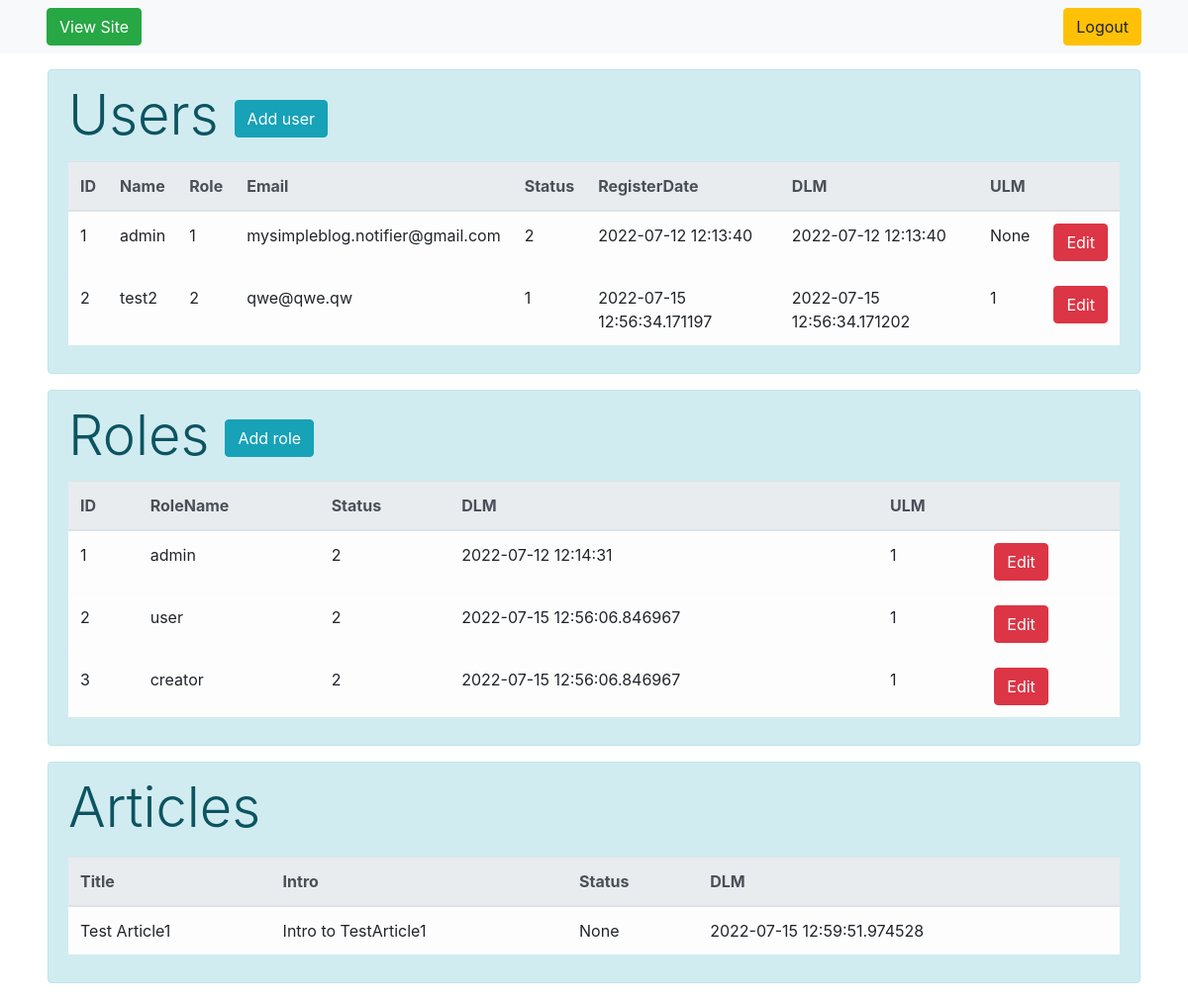
The app's page /admin/dashboard (signed in), older data.
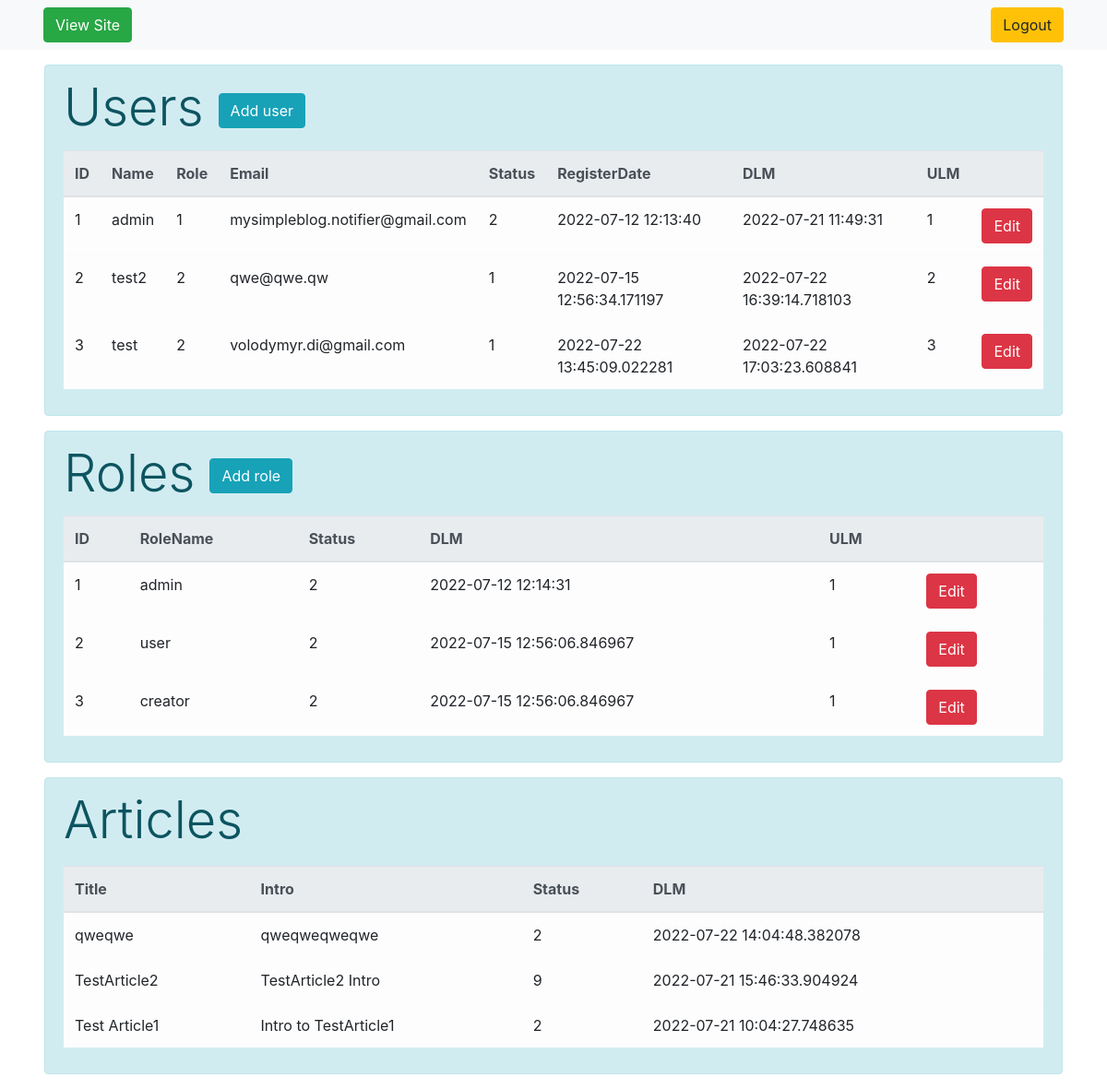
The same page, newer data.
### users/models.py (models this page shows, shortened)
class User(UserMixin, Base):
    __tablename__ = 'user'
    id = Column(Integer, primary_key=True, autoincrement=True)
    username = Column(String(100), nullable=False, unique=True)
    passwd = Column(String(254), nullable=False)
    email = Column(String(100), nullable=False, unique=True)
    status = Column(Integer, ForeignKey('status.code'), default=1)
    register_date = Column(DateTime, default=datetime.utcnow)
    dlm = Column(DateTime, default=datetime.utcnow)
    ulm = Column(Integer, ForeignKey('user.id'))
    role_id = Column(Integer, ForeignKey('userrole.id'))

class UserRole(Base):
    __tablename__ = 'userrole'
    id = Column(Integer, primary_key=True, autoincrement=True)
    rolename = Column(String(100), nullable=False, unique=True)
    ulm = Column(Integer, ForeignKey('user.id'))
    dlm = Column(DateTime, default=datetime.utcnow())
    status = Column(Integer, ForeignKey('status.code'))
    def __str__(self):
        return self.rolename

### models.py (models this page shows, shortened)
class Article(Base):
    __tablename__ = 'article'
    id = Column(Integer, primary_key=True, autoincrement=True)
    user_id = Column(Integer, ForeignKey('user.id'), nullable=False)
    title = Column(String(100), nullable=False)
    intro = Column(String(300), nullable=False)
    text = Column(Text, nullable=False)
    status = Column(Integer, ForeignKey('status.code'), nullable=False, default=1)
    dlm = Column(DateTime, default=datetime.utcnow)
    creation_date = Column(DateTime, default=datetime.utcnow)

### admin/admin.py (the view)
@admin.route('/dashboard', methods=['POST', 'GET'])
@login_required
def dashboard():
    reg_form = AdminRegisterForm()
    role_form = AddNewRole()
    users = db.session.query(User).order_by(User.id.asc()).all()
    roles = db.session.query(UserRole).order_by(UserRole.id.asc()).all()
    articles = db.session.query(Article).order_by(Article.dlm.desc()).all()
    return render_template('dashboard.html', reg_form=reg_form, role_form=role_form,
                           users=users, roles=roles, articles=articles)

### admin/forms.py (called while the page is built)
def get_role_names():
    return db.session.query(UserRole).all()

def get_status():
    return db.session.query(Status).all()

### app.py (called while the page is built)
@login_manager.user_loader
def load_user(user_id):
    from users.models import User
    return db.session.query(User).get(int(user_id))

### models.py (called while the page is built)
    def __str__(self):
        return f'{self.code} - {self.name}'

### admin/templates/admin/dashboard.html (shortened to what this page needs)
{% extends 'admbase.html' %}
{% block body %}
<link rel="stylesheet" href="https://cdn.jsdelivr.net/npm/bootstrap@4.6.1/dist/css/bootstrap.min.css">
<div class="mt-3 ml-5 mr-5 mb-2">
    {% if users|length > 0 %}
       <div class="alert alert-info">
           <table id="users" class="table table-hover table-light scrollingTable">
               <div class="display-4 d-inline">Users</div>
               <button type="button" class="btn btn-info mb-4 ml-3" data-toggle="modal" data-target=".user">Add user</button>
               <thead class="thead-light">
                <tr id="th_users">
                    <th>ID</th>
                    <th>Name</th>
                    <th>Role</th>
                    <th>Email</th>
                    <th>Status</th>
                    <th>RegisterDate</th>
                    <th>DLM</th>
                    <th>ULM</th>
                    <th></th>
                </tr>
               </thead>
               <tbody>
                {% for user in users %}
                     <tr id="tr_users">
                        <td>{{ user.id }}</td>
                        <td>{{ user.username }}</td>
                        <td>{{ user.role_id }}</td>
                        <td>{{ user.email }}</td>
                         <td>{{ user.status }}</td>
                        <td>{{ user.register_date }}</td>
                        <td>{{ user.dlm }}</td>
                        <td>{{ user.ulm }}</td>
                        <td><button class="btn btn-danger">Edit</button></td>
                     </tr>
                 {% endfor %}
                </tbody>
           </table>
       </div>
    {% endif %}
</div>
<div class="mt-2 ml-5 mr-5 mb-2">
    {% if roles|length > 0 %}
       <div class="alert alert-info">
           <table id="roles" class="table table-hover table-light">
               <p class="display-4 d-inline">Roles</p>
               <button type="button" class="btn btn-info mb-4 ml-3" data-toggle="modal" data-target=".role">Add role</button>
               <thead class="thead-light">
                <tr id="th_roles">
                    <th>ID</th>
                    <th>RoleName</th>
                    <th>Status</th>
                    <th>DLM</th>
                    <th>ULM</th>
                    <th> </th>
                </tr>
               </thead>
               <tbody>
                {% for role in roles %}
                    <div class="inline-d">
                     <tr id="tr_roles">
                        <td>{{ role.id }}</td>
                        <td>{{ role.rolename }}</td>
                        <td>{{ role.status }}</td>
                        <td>{{ role.dlm }}</td>
                        <td>{{ role.ulm }}</td>
                        <td><button class="btn btn-danger">Edit</button></td>
                     </tr>
                    </div>
                 {% endfor %}
                </tbody>
           </table>
       </div>
    {% endif %}
</div>
<div class="mt-2 ml-5 mr-5 mb-2">
    {% if articles|length > 0 %}
       <div class="alert alert-info">
           <table id="articles" class="table table-hover table-light">
               <p class="display-4">Articles</p>
               <thead class="thead-light">
                <tr id="th_articles">
                   <th>Title</th>
                   <th>Intro</th>
                   <th>Status</th>
                   <th>DLM</th>
                </tr>
               </thead>
               <tbody>
                {% for article in articles %}
                     <tr id="tr_articles" onclick="window.location='/admin/dashboard/article/{{ article.id }}'">
                        <td>{{ article.title }}</td>
                        <td>{{ article.intro }}</td>
                        <td>{{ article.status }}</td>
                        <td>
                            {% if article.dlm > article.creation_date %}
                                {{ article.dlm}}
                            {% else %}
                                {{ article.creation_date}}
                            {% endif %}
                        </td>
                     </tr>
                 {% endfor %}
                </tbody>
           </table>
       </div>
    {% endif %}
</div>
{% endblock %}

### admin/templates/admin/admbase.html (shortened to what this page needs)
<!doctype html>
<html lang="en">
<head>
    <link rel="stylesheet" href="https://cdn.jsdelivr.net/npm/bootstrap@4.6.1/dist/css/bootstrap.min.css">
</head>
<body>
    {% if current_user.is_authenticated %}
        <nav class="navbar navbar-expand-lg navbar-light bg-light sticky-top">
          <div class="container-fluid">
          <a class="btn btn-success ml-3" href="/">View Site</a>
          <nav class="my-2 my-md-0 mr-md-3">
            <a class="btn btn-warning" href="{{ url_for('admin.admin_logout') }}">Logout</a>
          </nav>
        </div>
        </nav>
    {% endif %}
{% block body %}
{% endblock %}
</body>
</html>

### admin/templates/admin/dashboard.html (style rules this page uses)
#tr_articles, #th_articles, #th_users, #th_roles { cursor: pointer }
#tr_users, #tr_roles { cursor: default }

Row changes from the older to the newer data that the page shows:
changed User "admin": dlm "2022-07-12 12:13:40" → "2022-07-21 11:49:31"; ulm "None" → "1"
changed User "test2": dlm "2022-07-15 12:56:34.171202" → "2022-07-22 16:39:14.718103"; ulm "1" → "2"
added User: id "3", username "test", role_id "2", email "volodymyr.di@gmail.com", status "1", register_date "2022-07-22 13:45:09.022281", dlm "2022-07-22 17:03:23.608841", ulm "3"
added Article: title "qweqwe", intro "qweqweqweqwe", status "2", dlm "2022-07-22 14:04:48.382078"
added Article: title "TestArticle2", intro "TestArticle2 Intro", status "9", dlm "2022-07-21 15:46:33.904924"
changed Article "Test Article1": status "None" → "2"; dlm (not shown) → "2022-07-21 10:04:27.748635"; creation_date "2022-07-15 12:59:51.974528" → (not shown)
